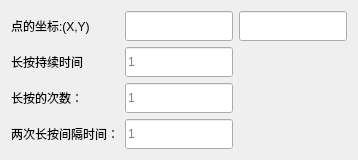
   <widget class="QWidget" name="single_point_press_test">
    <attribute name="title">
     <string>单点长按测试</string>
    </attribute>
    <layout class="QGridLayout" name="gridLayout_2">
     <item row="0" column="0">
      <layout class="QGridLayout" name="single_point_press_test">
       <item row="2" column="0">
        <widget class="QLabel" name="press_num">
         <property name="text">
          <string>长按的次数：</string>
         </property>
        </widget>
       </item>
       <item row="0" column="2">
        <widget class="QLineEdit" name="v_press_pos_y">
         <property name="minimumSize">
          <size>
           <width>0</width>
           <height>30</height>
          </size>
         </property>
         <property name="maximumSize">
          <size>
           <width>16777215</width>
           <height>30</height>
          </size>
         </property>
        </widget>
       </item>
       <item row="0" column="1">
        <widget class="QLineEdit" name="v_press_pos_x">
         <property name="minimumSize">
          <size>
           <width>0</width>
           <height>30</height>
          </size>
         </property>
         <property name="maximumSize">
          <size>
           <width>16777215</width>
           <height>30</height>
          </size>
         </property>
        </widget>
       </item>
       <item row="2" column="1">
        <widget class="QLineEdit" name="v_press_num">
         <property name="minimumSize">
          <size>
           <width>0</width>
           <height>30</height>
          </size>
         </property>
         <property name="maximumSize">
          <size>
           <width>16777215</width>
           <height>30</height>
          </size>
         </property>
         <property name="placeholderText">
          <string>1</string>
         </property>
        </widget>
       </item>
       <item row="0" column="0">
        <widget class="QLabel" name="press_pos">
         <property name="text">
          <string>点的坐标:(X,Y)</string>
         </property>
        </widget>
       </item>
       <item row="1" column="1">
        <widget class="QLineEdit" name="v_press_time">
         <property name="minimumSize">
          <size>
           <width>0</width>
           <height>30</height>
          </size>
         </property>
         <property name="maximumSize">
          <size>
           <width>16777215</width>
           <height>30</height>
          </size>
         </property>
         <property name="placeholderText">
          <string>1</string>
         </property>
        </widget>
       </item>
       <item row="1" column="0">
        <widget class="QLabel" name="press_time">
         <property name="text">
          <string>长按持续时间</string>
         </property>
        </widget>
       </item>
       <item row="3" column="1">
        <widget class="QLineEdit" name="v_press_i_time">
         <property name="minimumSize">
          <size>
           <width>0</width>
           <height>30</height>
          </size>
         </property>
         <property name="maximumSize">
          <size>
           <width>16777215</width>
           <height>30</height>
          </size>
         </property>
         <property name="placeholderText">
          <string>1</string>
         </property>
        </widget>
       </item>
       <item row="3" column="0">
        <widget class="QLabel" name="press_i_time">
         <property name="whatsThis">
          <string>单位：秒</string>
         </property>
         <property name="text">
          <string>两次长按间隔时间：</string>
         </property>
        </widget>
       </item>
      </layout>
     </item>
    </layout>
   </widget>
